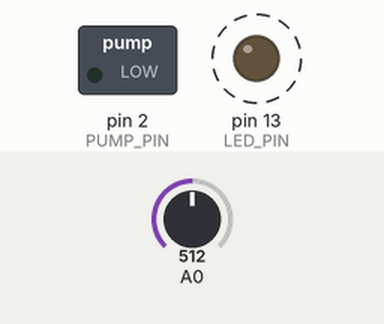
A sketch run on a simulated Arduino Uno, built with avr-gcc and run on an emulated ATmega328P. On the bench: switched loads named in the sketch (green lamp = pin HIGH), output pins drawn as LEDs (lit = HIGH). Dashed ring = blinking. The test bench sets the inputs (shaded band); at power-on: A0 = 512. What the sketch prints to the serial monitor is not drawn.

Above: at 6.2 s.
6.3 s: A0 set to 11
9.3 s: A0 set to 8
At 11.8 s:
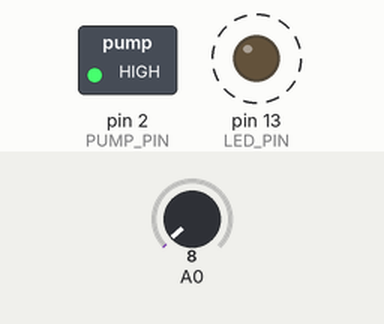
12.3 s: A0 set to 122
15.3 s: A0 set to 0
At 19.21 s:
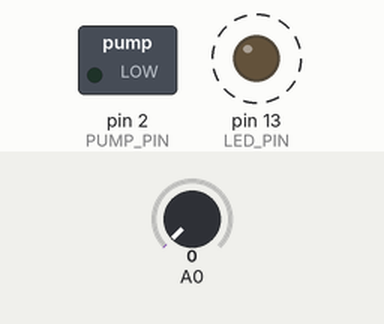
Timing chart, 0 to 19.3 s (numbered marks = the images above; inputs shaded):
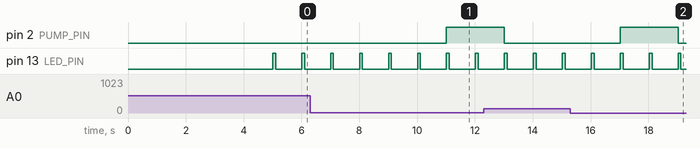

The sketch:

PumpControllerGravityFeed.ino
```cpp
// water pump controller - the pump just floods syphoning system and then rest to let it drain with gravity

// A0 is water sensor (two electrodes between ground and A0 with A0 pulled up to VCC via 200KOhm)
// D2 is water pump on/off

// sensor readout to start pumping in dac counts

// water sense treshold (lawer reading means water is present)
int treshHold = 550;

int readSensor()
{
  const int AVERAGECOUNT = 16;
  int32_t sum = 0;
  for(int i=0; i < AVERAGECOUNT; ++i)
    sum += analogRead(A0);
  auto ret = (int16_t)(sum/AVERAGECOUNT);
  return ret;
}

#define LED_PIN 13
#define PUMP_PIN 2

void setup()
{
  // begin the serial communication
  Serial.begin(9600);
  Serial.println("Pump controller.");
  Serial.print("TreshHold = ");Serial.println(treshHold);
  digitalWrite(PUMP_PIN, 0);
  pinMode(PUMP_PIN, OUTPUT);
  digitalWrite(LED_PIN,0);
  pinMode(LED_PIN, OUTPUT);
  for(auto i = 0; i < 5; i++)
  {
    Serial.print('.');
    delay(1000);
  }
}


void sleep1s()
{
  digitalWrite(LED_PIN,1);
  delay(100UL);
  digitalWrite(LED_PIN,0);
  delay(900UL);
}


bool pumping = false;
int timer = 0;

const unsigned PumpOnTime = 30;
const unsigned PumpRestTime = 30*60;
const unsigned SamplingTime = 2;

void setTimer(int seconds)
{
  timer=seconds;
}


void loop()
{
  // read the sensor always
  int16_t sensorValue = readSensor();
  if( sensorValue < 10 )
  {
    // sensor forcefully grounded -> reset the timer
    setTimer(0);
    digitalWrite(LED_PIN,1);
    sleep1s();
  }
  // if timer expired do: pump off, rest or check sensor
  if( timer <= 0 )
  {
    if( pumping )
    {
      Serial.println("PUMP OFF!");
      pumping = false;
      setTimer(PumpRestTime);
    }
    else // not pumping so start checking sensor
    {
      if( sensorValue < treshHold )
      {
        Serial.println("PUMP ON!");
        pumping = true;
        setTimer(PumpOnTime);
      }
      else
      {
        setTimer(SamplingTime);
      }
    }
  }
  Serial.print("pumping=");Serial.print(pumping);
  Serial.print(" timer=");Serial.print(timer);
  Serial.print(" sensor=");Serial.print(sensorValue);
  Serial.println();
  digitalWrite(PUMP_PIN, pumping ? 0 : 1); // relay driver is active low
  sleep1s();
  // timer should always be >= 0
  --timer;
}
```

Measured:
- the behaviour switches between 10 and 9 on A0 (found by bisection; images 0 and 1)
- after the input at 9.3 s, pin 2 (PUMP_PIN): LOW → HIGH after 1.7 s
- after the input at 15.3 s, pin 2 (PUMP_PIN): LOW → HIGH after 1.7 s, → LOW 2.0 s later
- by itself, pin 13 (LED_PIN): alternates HIGH for 0.10 s and LOW for 0.90 s
